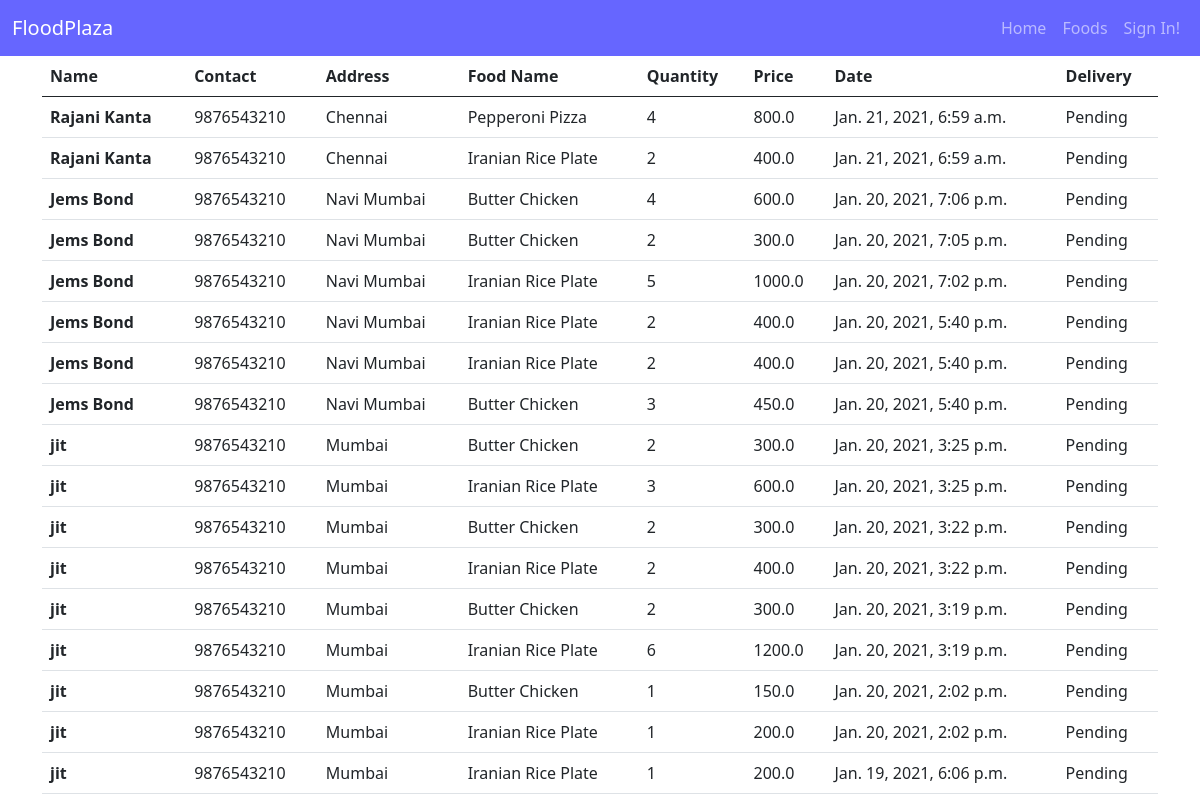
The page /foods/orders/ on the database as committed earlier.
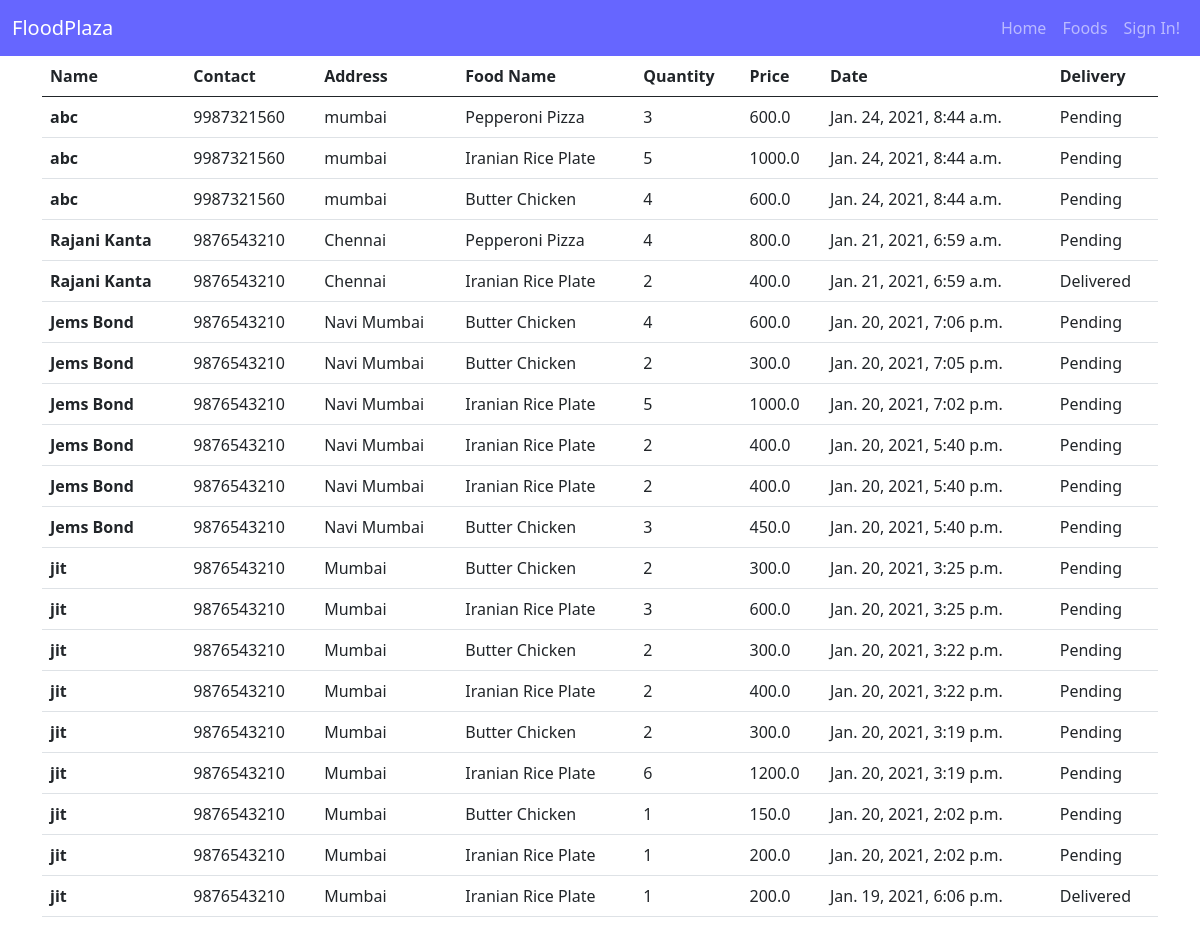
The same page on the database as committed later.
### accounts/models.py (models this page shows, shortened)
class Customer(models.Model):
	name = models.CharField(max_length=100)
	email = models.CharField(max_length=100, unique=True)
	contact = models.IntegerField()
	address = models.CharField(max_length=100)
	password = models.CharField(max_length=100)
	class Meta:
		db_table = 'customer'

### foods/views.py (the view)
# urls.py: path('orders/', orders, name='orders'),
def orders(request):
	with connection.cursor() as cursor:
		cursor.execute("""select cust.name, cust.contact, cust.address, f.title, c.quantity, c.price, c.date, c.delivered from customer cust inner join cart c on cust.id=c.customer_id inner join food f
			on c.food_id=f.id where c.orderd=true order by c.date desc;""")
		rows = cursor.fetchall()
	columns = ('name', 'contact', 'address', 'title', 'quantity', 'price', 'date', 'delivered')
	orders = []
	for row in rows:
		orders.append(dict(zip(columns, row)))
	context = {'orders': orders}
	return render(request, 'foods/orders.html', context)

### templates/foods/orders.html (shortened to what this page needs)
<!DOCTYPE html>
<html>
	{% load static %}
<head>
	<link rel="stylesheet" href="{% static 'css/main.css' %}">
	<link rel="stylesheet" href="{% static 'css/food.css' %}">
    <link href="https://cdn.jsdelivr.net/npm/bootstrap@5.0.0-beta1/dist/css/bootstrap.min.css" rel="stylesheet"
>
</head>
<body>
	{% include 'navbar.html' %}
	<div class="container">
		<table class="table table-hover">
		  <thead>
		    <tr>
		      <th scope="col">Name</th>
		      <th scope="col">Contact</th>
		      <th scope="col">Address</th>
		      <th scope="col">Food Name</th>
		      <th scope="col">Quantity</th>
		      <th scope="col">Price</th>
		      <th scope="col">Date</th>
		      <th scope="col">Delivery</th>
		    </tr>
		  </thead>
		  <tbody>
		  	{% for order in orders %}
		    <tr>
		      <th scope="row">{{ order.name }}</th>
		      <td>{{ order.contact }}</td>
		      <td>{{ order.address }}</td>
		      <td>{{ order.title }}</td>
		      <td>{{ order.quantity }}</td>
		      <td>{{ order.price }}</td>
		      <td>{{ order.date }}</td>
		      {% if order.delivered %}
		      <td>Delivered</td>
		      {% else %}
		      <td>Pending</td>
		      {% endif %}
		    </tr>
		    {% endfor %}
		  </tbody>
		</table>
	</div>
</body>
</html>

### templates/navbar.html (shortened to what this page needs)
<nav class="navbar navbar-expand-lg navbar-dark" style="background-color: #6666ff;">
    <div class="container-fluid">
        <a class="navbar-brand" href="{% url 'index' %}">FloodPlaza</a>
        <div class="d-flex">
            <ul class="navbar-nav me-auto mb-2 mb-lg-0">
                <li class="nav-item">
                    <a class="nav-link" aria-current="page" href="{% url 'index' %}">Home</a>
                </li>
                <li class="nav-item">
                    <a class="nav-link" href="{% url 'show-foods' %}">Foods</a>
                </li>
                {% if request.session.customer or request.session.admin %}
                {% if request.session.customer %}
                <li class="nav-item">
                    <a class="nav-link" href="{% url 'cart' %}">Cart
                        <span id="cart-notification" style="display:none"><b>*</b></span>
                    </a>
                </li>
                {% endif %}
                {% if request.session.admin %}
                <div class="btn-group">
                  <a type="button" class="nav-link dropdown-toggle" data-bs-toggle="dropdown" aria-expanded="false">
                    Admin Panel
                  </a>
                  <ul class="dropdown-menu">
                    <li><a class="dropdown-item" href="{% url 'edit-foods' %}">Foods</a></li>
                    <li><a class="dropdown-item" href="{% url 'view-customers' %}">Customers</a></li>
                    <li><a class="dropdown-item" href="{% url 'orders' %}">Orders</a></li>
                  </ul>
                </div>
                {% endif %}
                <li class="nav-item">
                    <a class="nav-link" href="{% url 'logout' %}">Sign Out!</a>
                </li>
                {% else %}
                <li class="nav-item">
                    <a class="nav-link" href="{% url 'login' %}">Sign In!</a>
                </li>
                {% endif %}
            </ul>
        </div>
    </div>
</nav>

Rows that differ between the two databases and show on the page:
added Customer: name "abc", contact "9987321560", address "mumbai", title "Pepperoni Pizza", quantity "3", price "600.0", date "Jan. 24, 2021, 8:44 a.m.", shows "Pending", title "Iranian Rice Plate", quantity "5", price "1000.0", title "Butter Chicken", quantity "4"
computed for Customer "Rajani Kanta": text "Pending" → "Delivered"
computed for Customer "jit": text "Pending" → "Delivered"
